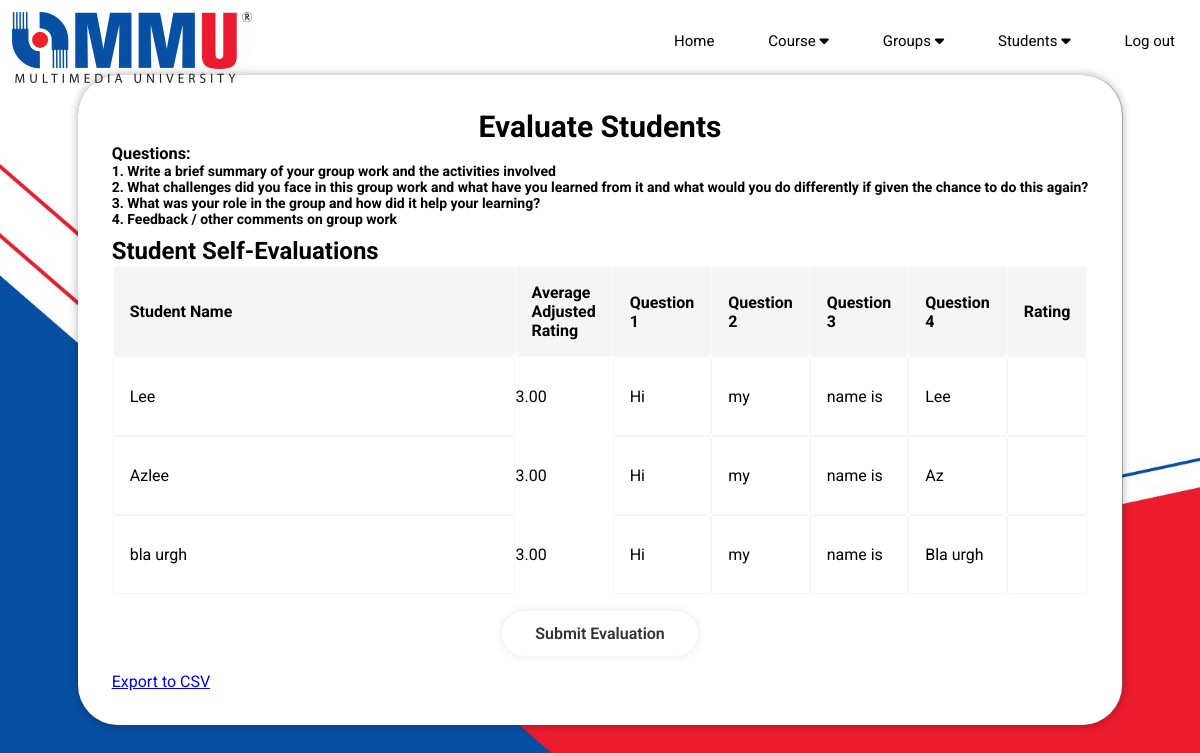
Page /evaluate_students/ART0000001/28 (signed in) on the committed database.
### tables this page shows
CREATE TABLE "Evaluate_self" (
	"evaluate_self_id"	INTEGER NOT NULL,
	"evaluator_id"	INTEGER,
	"class_id"	INTEGER,
	"group_id"	INTEGER,
	"comments_self01"	INTEGER,
	"comments_self02"	INTEGER,
	"comments_self03"	INTEGER,
	"comments_self04"	INTEGER,
	FOREIGN KEY("evaluator_id") REFERENCES "Users"("user_id"),
	PRIMARY KEY("evaluate_self_id" AUTOINCREMENT),
	FOREIGN KEY("class_id") REFERENCES "Classes"("class_id"),
	FOREIGN KEY("group_id") REFERENCES "Groups"("group_id")
);

CREATE TABLE "Users" (
	"user_id"	INTEGER NOT NULL,
	"name"	TEXT NOT NULL,
	"email"	TEXT NOT NULL,
	"password"	TEXT NOT NULL,
	PRIMARY KEY("user_id" AUTOINCREMENT)
);

### app.py (the view)
@app.route('/evaluate_students/<string:class_id>/<string:group_id>', methods=['GET', 'POST'])
def evaluate_students(class_id, group_id):
    if request.method == 'POST':
        lecturer_id = session.get("user_id")
        if not lecturer_id:
            flash("No user logged in", "danger")
            return redirect(url_for('login'))
        student_evaluations = request.form.to_dict(flat=False)
        conn = get_db_connection()
        cursor = conn.cursor()
        try:
            for key, evaluations in student_evaluations.items():
                if key.startswith('rating_'):
                    student_id = key.split('_')[1]
                    evaluation = evaluations[0]  # Get the first item in the list
                    cursor.execute(
                        "INSERT INTO Evaluate_lect (evaluator_lect_id, evaluated_id, class_id, group_id, rating_lect) "
                        "VALUES (?, ?, ?, ?, ?)",
                        (lecturer_id, student_id, class_id, group_id, evaluation))
            conn.commit()
            flash('Student evaluations submitted successfully', 'success')
        except Exception as e:
            conn.rollback()
            flash(f'Error submitting evaluations: {str(e)}', 'danger')
        finally:
            conn.close()
        return redirect(url_for('evaluate_students', class_id=class_id, group_id=group_id))
    else:
        lecturer_id = session.get("user_id")
        if not lecturer_id:
            flash("No user logged in", "danger")
            return redirect(url_for('login'))
        conn = get_db_connection()
        cursor = conn.cursor()
        try:
            cursor.execute(
                "SELECT Users.user_id, Users.name, Evaluate_self.comments_self01, Evaluate_self.comments_self02, "
                "Evaluate_self.comments_self03, Evaluate_self.comments_self04, Evaluation.adjusted_rating "
                "FROM Users "
                "INNER JOIN Evaluate_self ON Users.user_id = Evaluate_self.evaluator_id "
                "LEFT JOIN Evaluation ON Users.user_id = Evaluation.evaluated_id AND Evaluation.class_id = ? AND Evaluation.group_id = ? "
                "WHERE Users.user_id IN (SELECT user_id FROM group_members WHERE class_id = ? AND group_id = ?)",
                (class_id, group_id, class_id, group_id))
            evaluations = cursor.fetchall()
            grouped_evaluations = {}
            for eval in evaluations:
                if eval['name'] not in grouped_evaluations:
                    grouped_evaluations[eval['name']] = {
                        'user_id': eval['user_id'],
                        'comments': [eval['comments_self01'], eval['comments_self02'], eval['comments_self03'], eval['comments_self04']],
                        'adjusted_ratings': [],
                        'average_adjusted_rating': 0
                    }
                if eval['adjusted_rating'] is not None:
                    grouped_evaluations[eval['name']]['adjusted_ratings'].append(eval['adjusted_rating'])
                ratings = grouped_evaluations[eval['name']]['adjusted_ratings']
                grouped_evaluations[eval['name']]['average_adjusted_rating'] = sum(ratings) / len(ratings) if ratings else None
        except Exception as e:
            flash(f'Error retrieving students: {str(e)}', 'danger')
            grouped_evaluations = {}
        finally:
            conn.close()
        return render_template('evaluate_students.html', class_id=class_id, group_id=group_id, evaluations=grouped_evaluations)

### app.py (called while the page is built)
def get_db_connection():
    conn = sqlite3.connect(DATABASE)
    conn.row_factory = sqlite3.Row
    return conn

### templates/evaluate_students.html (shortened to what this page needs)
{% extends "layout_lect.html" %}
{% block content %}
    <div class="evaluate_students">
        <h1>Evaluate Students</h1>
        <div class="questions">
            <h3>Questions:</h3>
            <p><strong>1. Write a brief summary of your group work and the activities involved</strong></p>
            <p><strong>2. What challenges did you face in this group work and what have you learned from it and what would you do differently if given the chance to do this again?</strong></p>
            <p><strong>3. What was your role in the group and how did it help your learning?</strong></p>
            <p><strong>4. Feedback / other comments on group work</strong></p>
        </div>
        <form method="POST" action="{{ url_for('evaluate_students', class_id=class_id, group_id=group_id) }}">
            <h2>Student Self-Evaluations</h2>
            <table class="table_evaluation">
                <thead>
                    <tr>
                        <th scope="col">Student Name</th>
                        <th scope="col">Average Adjusted Rating</th>
                        <th scope="col">Question 1</th>
                        <th scope="col">Question 2</th>
                        <th scope="col">Question 3</th>
                        <th scope="col">Question 4</th>
                        <th scope="col">Rating</th>
                    </tr>
                </thead>
                <tbody>
                    {% for name, data in evaluations.items() %}
                        <tr>
                            <td class="name">{{ name }}</td>
                            <td>{{ '%.2f' % data['average_adjusted_rating'] if data['average_adjusted_rating'] is not none else 'N/A' }}</td>
                            <td class="name">{{ data['comments'][0] }}</td>
                            <td class="name">{{ data['comments'][1] }}</td>
                            <td class="name">{{ data['comments'][2] }}</td>
                            <td class="name">{{ data['comments'][3] }}</td>
                            <td class="name">
                                <input type="number" name="rating_{{ data['user_id'] }}" class="form-control" min="1" max="5" required>
                            </td>
                        </tr>
                    {% endfor %}
                </tbody>
            </table>
            <button type="submit" class="btn btn-primary">Submit Evaluation</button>
        </form>
        <a href="{{ url_for('export_group', class_id=class_id, group_id=group_id) }}" class="btn btn-secondary mt-3">Export to CSV</a>
    </div>
{% endblock %}

### templates/layout_lect.html (shortened to what this page needs)
<!DOCTYPE html>
<html lang="en">
    <header class="header">
        <a href='#' class="logo"><img src="/static/MMUlogo.png" alt="MMU Logo" style="width:50%;height:auto;"></a>
        <link rel="stylesheet" type="text/css" href="{{ url_for('static', filename='style_LecturerMenu.css') }}">
        <link rel="stylesheet" href="https://cdnjs.cloudflare.com/ajax/libs/font-awesome/6.5.2/css/all.min.css" />
        <nav class="navbar">
            <ul>
                <li><a href="{{ url_for('home_lec') }}">Home</a></li>
                <li>
                    <a href="#">Course <i class="fas fa-caret-down"></i></a>
                </li>
                <li>
                    <a href="#">Groups <i class="fas fa-caret-down"></i></a>
                </li>
                <li>
                    <a href="#">Students <i class="fas fa-caret-down"></i></a>
                </li>
                <li><a href="{{ url_for('logout') }}">Log out</a></li>
            </ul>
        </nav>
    </header>
    <body>
        {%block content%}
        {%endblock%}
    </body>
</html>

### static/style_LecturerMenu.css (style rules this page uses)
* { padding: 0; margin: 0; box-sizing: border-box; font-family: "Roboto", sans-serif; }
.logo { padding-top: 1%; padding-left: 1%; position: fixed; top: 0; left: 0; }
.header { position: fixed; top: 0; left: 0; width: 100%; padding: 10px 30px; background: transparent; display: flex; justify-content: space-evenly; z-index: 90; }
.navbar { padding-top: 1%; padding-left: 1%; position: fixed; top: 0; right: 0; }
body { display: flex; justify-content: center; align-items: center; min-height: 100vh; background: url(PageBg.jpg) no-repeat; background-size: cover; background-position: center; image-resolution: 1080; }
ul { list-style: none; background-color: transparent; }
ul li { display: inline-block; position: relative; }
ul li a { display: block; padding: 20px 25px; color: black; text-decoration: none; text-align: center; font-size: 15px; }
input { width: 80%; background: transparent; border: 0; outline: 0; padding: 15px 3px; }
td.name { width: 100%; height: 100%; padding: 1rem; align-items: center; background-color: transparent; box-shadow: 0 0 2px rgba(0, 0, 0, .1);; }
th { width: 100%; height: 100%; font-weight: bold; color: black; padding: 1rem; text-align: left; border-radius: 2%; background-color: whitesmoke; box-shadow: 0 0 2px rgba(0, 0, 0, .1); }
.btn-primary { width: 100%; height: 45px; background: transparent; border: none; outline: none; border-radius: 40px; box-shadow: 0 0 10px rgba(0, 0, 0, .1); cursor: pointer; font-size: 16px; color: #333; font-weight: 600; }
.evaluate_students { min-width:420px; width: auto; background: rgb(255, 255, 255); color: black; border: 2px solid rgba(255, 255, 255, .2); backdrop-filter: contrast(50%); box-shadow: 0 0 10px rgba(0, 0, 0, 0.329); border-radius: 40px; margin: 0px; padding: 2rem; }
.evaluate_students h1 { font-size: 30px; text-align: center; }
.evaluate_students .btn-primary { width: 20%; height: 45px; background: transparent; border: none; outline: none; border-radius: 40px; box-shadow: 0 0 10px rgba(0, 0, 0, .1); cursor: pointer; font-size: 16px; color: #333; font-weight: 600; margin: 1rem auto; display: block; }
.questions { align-items: left; text-align: left; font-size: 14px; margin-bottom: 10px; }

### rows in the picture
Evaluate_self: name "Lee", average_adjusted_rating "3.00", comments_self01 "Hi", comments_self02 "my", comments_self03 "name is", comments_self04 "Lee"
Evaluate_self: name "Azlee", average_adjusted_rating "3.00", comments_self01 "Hi", comments_self02 "my", comments_self03 "name is", comments_self04 "Az"
Evaluate_self: name "bla urgh", average_adjusted_rating "3.00", comments_self01 "Hi", comments_self02 "my", comments_self03 "name is", comments_self04 "Bla urgh"
